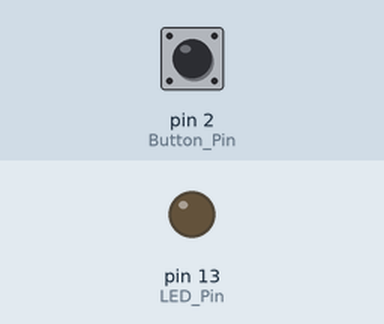
A sketch run on a simulated Arduino Uno, built with avr-gcc and run on an emulated ATmega328P. Parts: output pins drawn as LEDs (lit = HIGH). Inputs (shaded band) come from the test bench; at power-on: pin 2 (Button_Pin) LOW.

Above: at 1.2 s.
1.3 s: pin 2 (Button_Pin) pulled HIGH for 0.15 s
At 1.9 s:
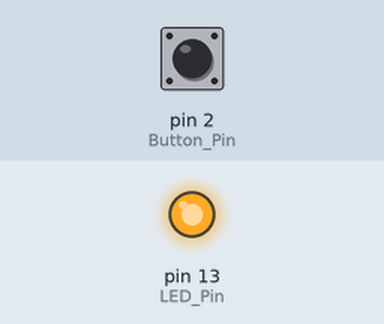
2.9 s: pin 2 (Button_Pin) pulled HIGH for 1 s
At 3.2 s:
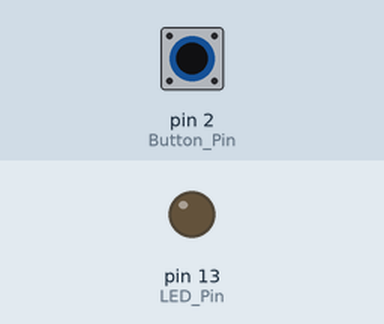
5.4 s: pin 2 (Button_Pin) pulled HIGH for 3.2 s
At 6.3 s:
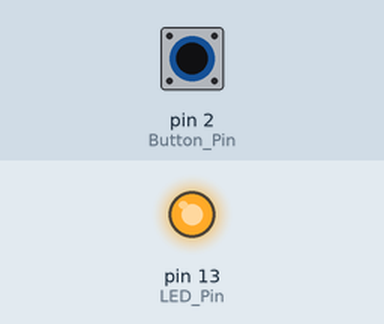
Timing chart, 0 to 8.4 s (numbered marks = the images above; inputs shaded):
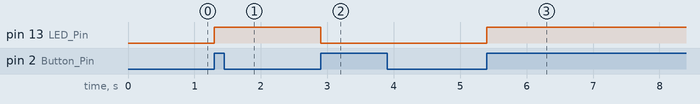

Measured:
- after the input at 1.3 s, pin 13 (LED_Pin): LOW → HIGH at once
- after the input at 2.9 s, pin 13 (LED_Pin): HIGH → LOW at once
- after the input at 5.4 s, pin 13 (LED_Pin): LOW → HIGH at once

The sketch:

Toggled_Button.ino
```cpp
const int Button_Pin = 2;
const int LED_Pin = 13;

bool LED_State = LOW;
bool Button_State = LOW;

unsigned long Last_Change_Time = 0;
int Debounce_Delay = 25;

void setup() {
  // put your setup code here, to run once:

  pinMode(Button_Pin, INPUT);
  pinMode(LED_Pin, OUTPUT);
  digitalWrite(LED_Pin, LED_State);

}

void loop() {
  // put your main code here, to run repeatedly:

  bool Button_Read = digitalRead(Button_Pin);

  if (Button_Read == HIGH) {

    if ((millis() - Last_Change_Time) > Debounce_Delay) {

      LED_State = !LED_State;
      digitalWrite(LED_Pin, LED_State);
    }
    Last_Change_Time = millis();

  }

}
```
